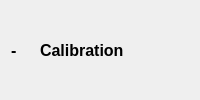
            <widget class="QWidget" name="calibration_cur_page">
             <layout class="QHBoxLayout" name="horizontalLayout_36">
              <item>
               <widget class="QLabel" name="lbl_calibration_cur_page_">
                <property name="sizePolicy">
                 <sizepolicy hsizetype="Preferred" vsizetype="Preferred">
                  <horstretch>0</horstretch>
                  <verstretch>0</verstretch>
                 </sizepolicy>
                </property>
                <property name="font">
                 <font>
                  <pointsize>12</pointsize>
                  <weight>75</weight>
                  <bold>true</bold>
                 </font>
                </property>
                <property name="text">
                 <string>- </string>
                </property>
                <property name="alignment">
                 <set>Qt::AlignCenter</set>
                </property>
               </widget>
              </item>
              <item>
               <widget class="QLabel" name="lbl_calibration_cur_page_icon">
                <property name="sizePolicy">
                 <sizepolicy hsizetype="Maximum" vsizetype="Preferred">
                  <horstretch>0</horstretch>
                  <verstretch>0</verstretch>
                 </sizepolicy>
                </property>
                <property name="text">
                 <string/>
                </property>
               </widget>
              </item>
              <item>
               <widget class="QLabel" name="lbl_calibration_cur_page_header">
                <property name="font">
                 <font>
                  <pointsize>12</pointsize>
                  <weight>75</weight>
                  <bold>true</bold>
                 </font>
                </property>
                <property name="text">
                 <string>Calibration</string>
                </property>
               </widget>
              </item>
              <item>
               <spacer name="horizontalSpacer_8">
                <property name="orientation">
                 <enum>Qt::Horizontal</enum>
                </property>
                <property name="sizeHint" stdset="0">
                 <size>
                  <width>40</width>
                  <height>20</height>
                 </size>
                </property>
               </spacer>
              </item>
             </layout>
            </widget>
